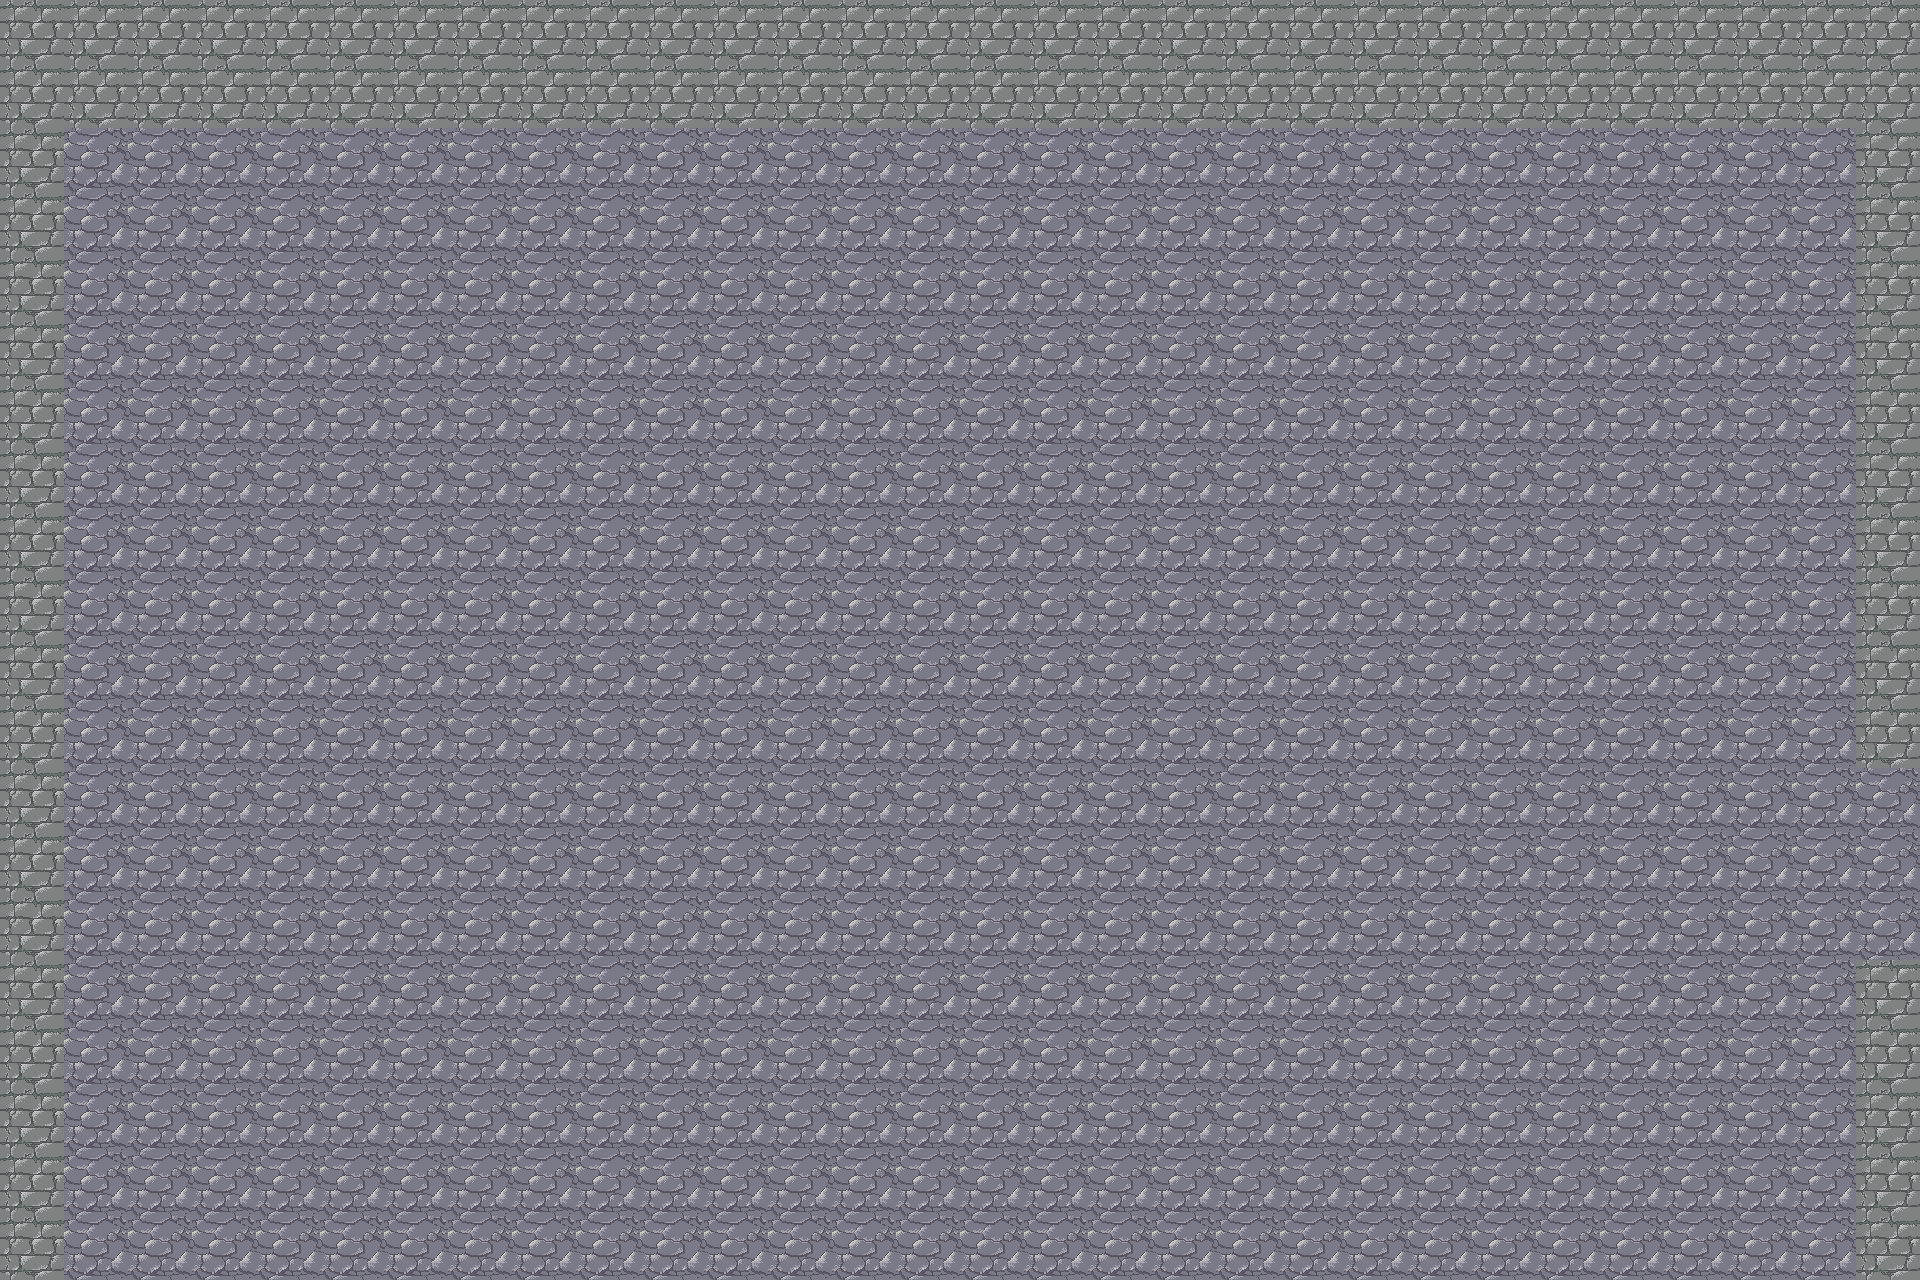

This game map was drawn from its Tiled (.tmx) file and the tilesets committed beside it. A one-line description and the trimmed map source follow:
An orthogonal 30x20 tile map with 64x64 px tiles, 1 tile layer (Background) and 2 objects (Spawn, Kuma).

<map version="1.0" orientation="orthogonal" renderorder="right-down" width="30" height="20" tilewidth="64" tileheight="64" nextobjectid="14">
 <tileset firstgid="1" name="TileSetTest" tilewidth="64" tileheight="64">
  <image source="TileSetTest.png" trans="00ff00" width="512" height="960" />
  <terraintypes>
   <terrain name="Wall" tile="0" />
   <terrain name="Floor" tile="8" />
  </terraintypes>
 </tileset>
 <layer name="Background" width="30" height="20">
  <data>[600 cells, 600 non-empty, 2 distinct tile ids]</data>
 </layer>
 <objectgroup name="Logic">
  <object id="12" name="Spawn" x="1862" y="768" width="56" height="180" />
  <object id="13" name="Kuma" x="865" y="206" width="148" height="152" />
 </objectgroup>
</map>